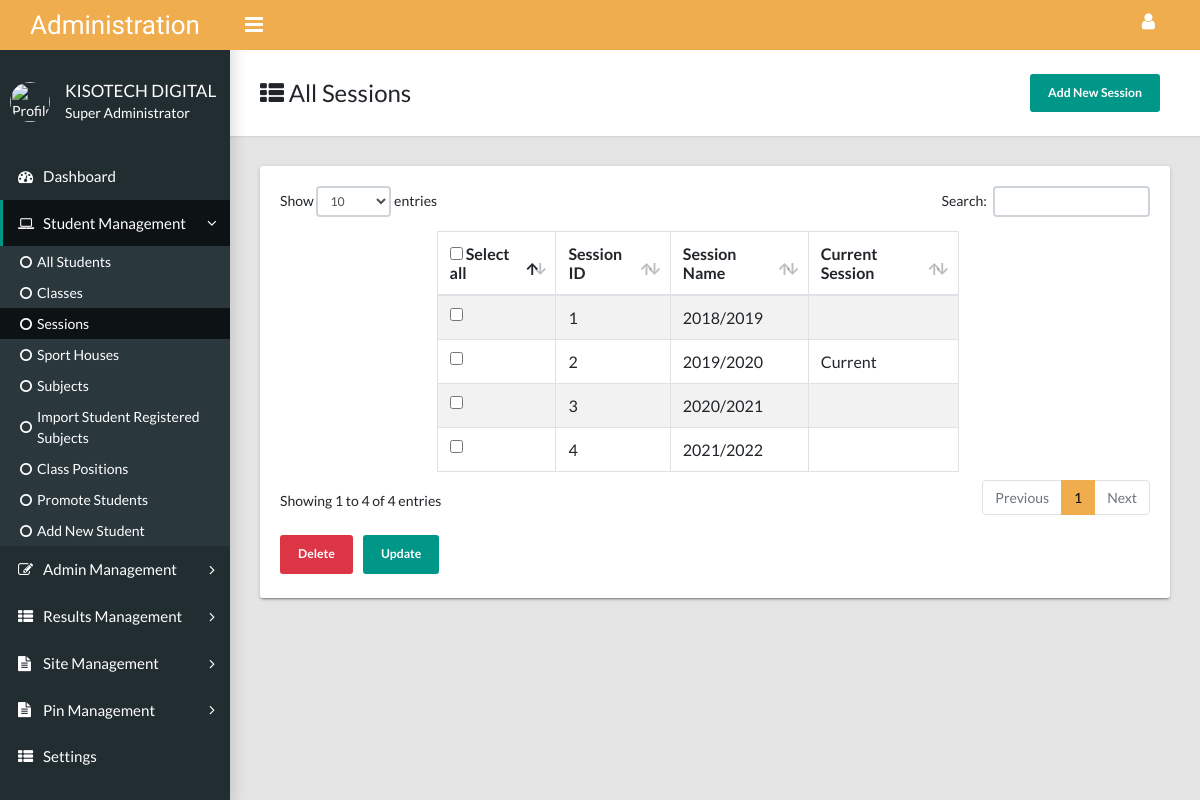
The app's page /Administration/all-session.php (signed in) with its own data.
### tables this page shows
CREATE TABLE IF NOT EXISTS `school_session` (
  `sessionID` int(30) NOT NULL AUTO_INCREMENT,
  `sessionName` varchar(30) NOT NULL,
  `Status` varchar(30) NOT NULL,
  PRIMARY KEY (`sessionID`)
);

### Administration/all-session.php (the view, shortened to what this page needs)
<?php
include('include/db.php');
?>
<?php
$setResultMarkCurrentPageTag="";
if($pageActiveTag="All Students"){
  $studentsExpand="is-expanded";
  $ExpandAdmin="";
  $ExpandResults="";
  $ExpandSiteManager="";
  $ExpandPinManager="";
}
if($currentPageTag="All Session"){
  $addnewStudentsCurrentPageTag="";
  $promoteStudentsCurrentPageTag="";
  $classPositionCurrentPageTag="";
  $importRegSubjectCurrentPageTag="";
  $allSubjectCurrentPageTag="";
  $allSessionCurrentPageTag="active";
  $sportHouseCurrentPageTag="";
  $allClassesCurrentPageTag="";
  $studentsActiveTag="";
  $dashboardActiveTag="";
}
?>
<?php
           include('include/privilege-restrictions.php');
?>
<?php
$updateLink="";
$deleteLink="";
$addNewLink="";
if($addEditStudentM=="YES" && $studentManagement=="YES")
{
 $updateLink='<li><button name="update" onClick="setUpdateAction();"  class="btn btn-sm btn-primary font-weight-bold py-2 px-3 px-xxl-5 my-1" style="margin-right:10px;">Update</button></li>';
 $deleteLink='<li><button name="delete" onClick="setDeleteAction();"  class="btn btn-sm btn-danger  font-weight-bold py-2 px-3 px-xxl-5 my-1" style="margin-right:10px;">Delete</button></li>';
 $addNewLink='<button type="button"  class="btn btn-sm btn-primary font-weight-bold py-2 px-3 px-xxl-5 my-1" style="margin-right:10px;" data-toggle="modal" data-target="#myModal">Add New Session</button>';
 }
?>
<?php
        $allSessionsQuery = "SELECT * FROM school_session";
        $allSessionsResult = mysqli_query($con, $allSessionsQuery);
?>
<!DOCTYPE html>
<html lang="en">
  <head>
 <link href="other.css?v=7.0.8" rel="stylesheet" type="text/css" />
    <link rel="stylesheet" type="text/css" href="css/main.css">
    <link rel="stylesheet" type="text/css" href="https://maxcdn.bootstrapcdn.com/font-awesome/4.7.0/css/font-awesome.min.css">
      </head>
  <body class="app sidebar-mini">
          <?php
           include('include/nav_header.php');
        ?>
    <main class="app-content">
      <div class="app-title">
      <div>
          <h1><i class="fa fa-th-list"></i> All Sessions</h1>
        </div>
        <ul class="app-breadcrumb breadcrumb side">
           <?php echo $addNewLink;?>
</div>
      <div class="row">
        <div class="col-md-12">
          <div class="tile">
            <div class="tile-body">
              <div class="table-responsive">
              <form name="frmUser" method="post" action="">
                <table class="table table-bordered  table-striped" id="sampleTable" style="width:60%; margin-left:18%">
                  <thead>
                    <tr>
                      <th><input type="checkbox" id="selectall"/> Select all</th>
                      <th>Session ID</th>
                      <th>Session Name</th>
                      <th>Current Session</session>
                    </tr>
                  </thead>
                  <tbody>
                   <?php
                   while ($allSessionsRow = mysqli_fetch_array($allSessionsResult))
                   {
                     ?>
                    <tr>
                      <td><input type="checkbox" name="users[]" value="<?php echo $allSessionsRow['sessionID']; ?>" class="name" /></td>
                      <td><?php echo $allSessionsRow['sessionID']; ?></td>
                      <td><?php echo $allSessionsRow['sessionName'];?></a></td>
                      <td><?php echo $allSessionsRow['Status'];?></a></td>
                    </tr>
                   <?php }?>
                  </tbody>
                </table>
                </form>
                <ul class="app-breadcrumb breadcrumb side">
        <?php echo $deleteLink;?>
        <?php echo $updateLink;?>
        </ul>
              </div>
            </div>
          </div>
        </div>
      </div>
    </main>
  </body>
</html>

### Administration/include/nav_header.php (shortened to what this page needs)
<?php
$myDetailQuery = "SELECT * FROM administration where Sno = '".$_SESSION['AdministratorSno']."'";
$myDetailResult = mysqli_query($con, $myDetailQuery);
while ($myDetailRow = @mysqli_fetch_assoc($myDetailResult))
{
  $myfirstName = $myDetailRow['First_Name'];
  $mylastName = $myDetailRow['Last_Name'];
  $myStatus = $myDetailRow['Status'];
  $adminProfilePic = $myDetailRow['ProfilePic'];
}
?>
<header class="app-header"><a class="app-header__logo" href="dashboard.php">Administration</a>
      <a class="app-sidebar__toggle" href="#" data-toggle="sidebar" aria-label="Hide Sidebar"></a>
      <ul class="app-nav">
        <li class="dropdown"><a class="app-nav__item" href="#" data-toggle="dropdown" aria-label="Open Profile Menu"><i class="fa fa-user fa-lg"></i></a>
        </li>
      </ul>
    </header>
    <aside class="app-sidebar">
      <div class="app-sidebar__user"><img class="app-sidebar__user-avatar" src="images/profile-pics/<?php echo $adminProfilePic;?>" alt="Profile Pic" width="40" height="40">
        <div>
          <p class="app-sidebar__user-name"><?php echo $myfirstName;?> <?php echo $mylastName;?></p>
          <p class="app-sidebar__user-designation"><?php echo $myStatus;?></p>
        </div>
      </div>
      <ul class="app-menu">
        <li><a class="app-menu__item <?php echo $dashboardActiveTag;?>" href="dashboard.php"><i class="app-menu__icon fa fa-dashboard"></i><span class="app-menu__label">Dashboard</span></a></li>
        <?php echo $manageStudentLink;?>
          <ul class="treeview-menu">
            <li><a class="treeview-item <?php echo $studentsActiveTag;?>" href="all-students.php"><i class="icon fa fa-circle-o"></i>All Students</a></li>
            <li><a class="treeview-item <?php echo $allClassesCurrentPageTag;?>" href="allclasses.php"  rel="noopener"><i class="icon fa fa-circle-o"></i>Classes</a></li>
            <li><a class="treeview-item <?php echo $allSessionCurrentPageTag;?>" href="all-session.php"><i class="icon fa fa-circle-o"></i>Sessions</a></li>
            <li><a class="treeview-item <?php echo $sportHouseCurrentPageTag;?>" href="all-sport-house.php"><i class="icon fa fa-circle-o"></i>Sport Houses</a></li>
            <li><a class="treeview-item <?php echo $allSubjectCurrentPageTag;?>" href="all-subjects.php"><i class="icon fa fa-circle-o"></i> Subjects</a></li>
            <?php echo  $importRegSubjectsLink;?>
            <li><a class="treeview-item <?php echo $classPositionCurrentPageTag;?>" href="class-position.php"><i class="icon fa fa-circle-o"></i>Class Positions</a></li>
            <li><a class="treeview-item <?php echo $promoteStudentsCurrentPageTag;?>" href="select-promote-student-category.php"><i class="icon fa fa-circle-o"></i>Promote Students</a></li>
            <?php echo $AddNewStudentLink;?>
         </ul>
        </li>
        <?php echo $manageAdminLink;?>
        </li>
        <?php echo $manageResultLink;?>
        </li>
         <?php echo $manageSiteLink;?>
        </li>
        <?php echo $managePinLink;?>
        </li>
          <?php echo $settingsLink;?>
      </ul>
    </aside>

### Administration/include/nav_header.php (style rules this page uses)
.app-header { background-color: #f0ad4e; }
.app-header__logo { background-color: #f0ad4e; }
.btn-primary { color: #fff; background-color:#009688; border-color: #009688; }
a { color: #009688; }

### records on screen
school_session: sessionID "1", sessionName "2018/2019"
school_session: sessionID "2", sessionName "2019/2020", Status "Current"
school_session: sessionID "3", sessionName "2020/2021"
school_session: sessionID "4", sessionName "2021/2022"

### other values on screen
$myfirstName "KISOTECH"
$mylastName "DIGITAL"
$myStatus "Super Administrator"
